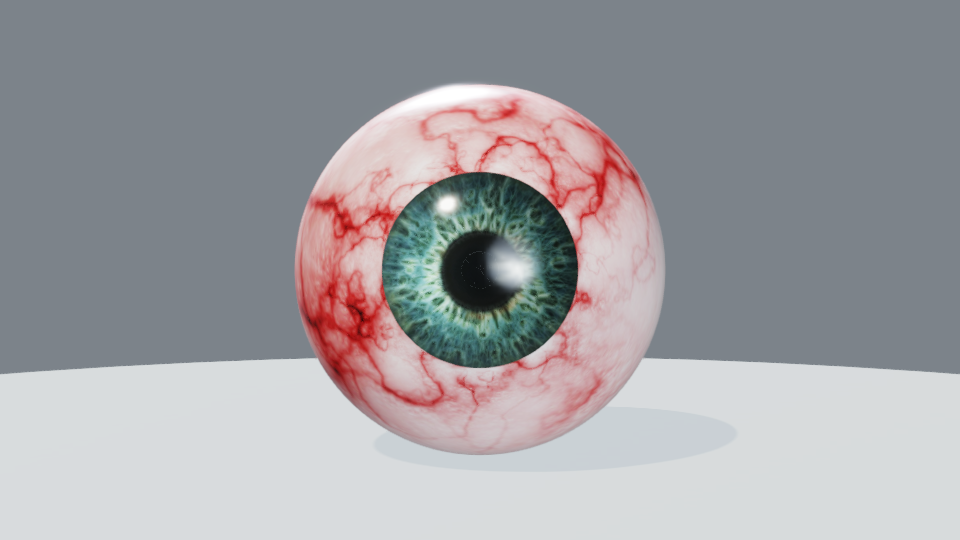
#> input picture pr-3207/r3/before-eye-front.png, 960 x 540 px
$ python detail.py
#> lines starting #> are read from the running program, lines starting #| are printed output that depends on the picture
import sys
from PIL import Image
import numpy as np
from scipy import ndimage
# Iris detail: variance of the Laplacian of the luminance, divided by the mean luminance squared (contrast-normalised), in an annulus of the iris.
# sigma is applied to every image first so the tracer's grain (and the raster's pixel steps) are below the band; the tracer is also averaged over 5x5.
def detail(path, centre, sigma, r0, r1, denoise=False):
#> called with path = '../r3/before-eye-front.png', centre = (472, 274), sigma = 1.5, r0 = 55, r1 = 85, denoise = False
    lum=np.asarray(Image.open(path).convert('RGB')).astype(float)@[0.2126,0.7152,0.0722]
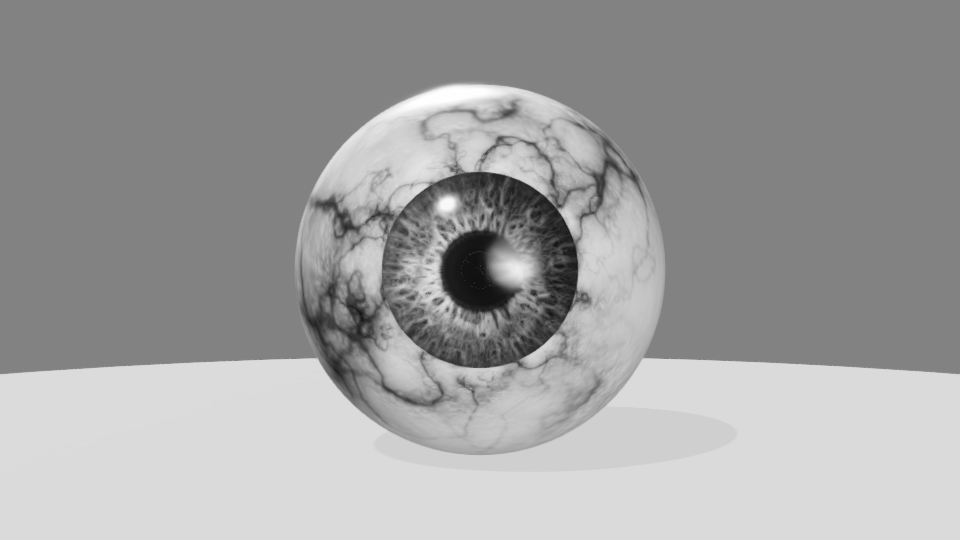
#> lum: shape (540, 960) float64; min 16.01, max 255, mean 159.3
    if denoise: lum=ndimage.uniform_filter(ndimage.median_filter(lum,size=3),3)
    lum=ndimage.gaussian_filter(lum,sigma)
    lap=ndimage.laplace(lum)
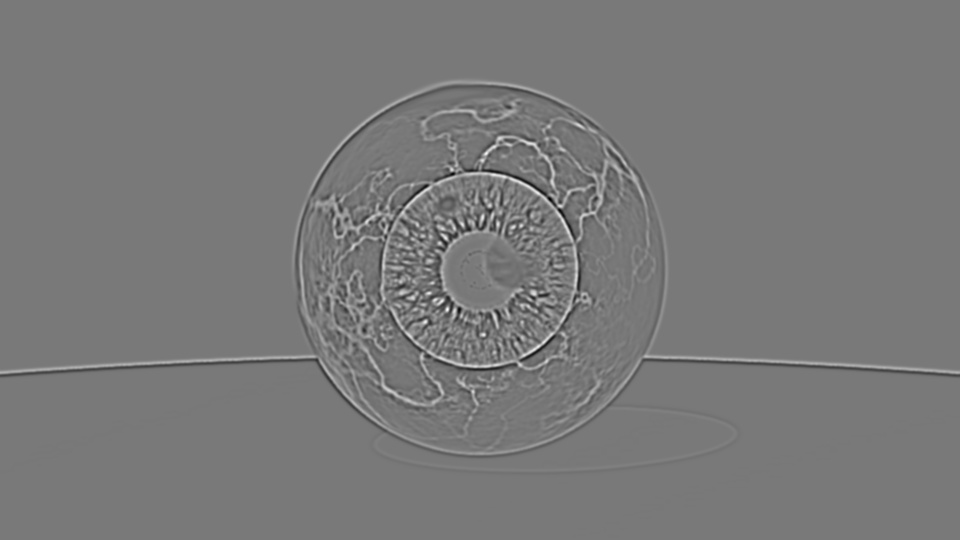
#> lap: shape (540, 960) float64; min -19.58, max 21.65, mean 0; drawn with min black and max white
    h,w=lum.shape; yy,xx=np.mgrid[0:h,0:w]; r=np.hypot(yy-centre[1],xx-centre[0])
#> after `h, w = lum.shape`: h = 540; w = 960
    m=(r>r0)&(r<r1)
    return lap[m].var()/lum[m].mean()**2
R='../r3/'
for sigma in (1.5,2.5):
  print('sigma',sigma)
  for name,p,c,dn in [('before',R+'before-eye-front.png',(472,274),False),('after',  'final-eye-front.png',(471,274),False),('tracer raw',R+'trace-eye-front.png',(472,274),False),('tracer denoised',R+'trace-eye-front.png',(472,274),True)]:
    print(f'  {name:16s} front {detail(p,c,sigma,55,85,dn):.5f}', end='')
    p2={'before':R+'before-eye-tq.png','after':'final-eye-tq.png'}.get(name,R+'trace-eye-tq.png'); c2=(490,270) if name=='before' else (480,272)
    print(f'   tq {detail(p2,c2,sigma,75,100,dn):.5f}')
#> call 2 of detail, with path = '../r3/before-eye-tq.png', centre = (490, 270), sigma = 1.5, r0 = 75, r1 = 100, denoise = False
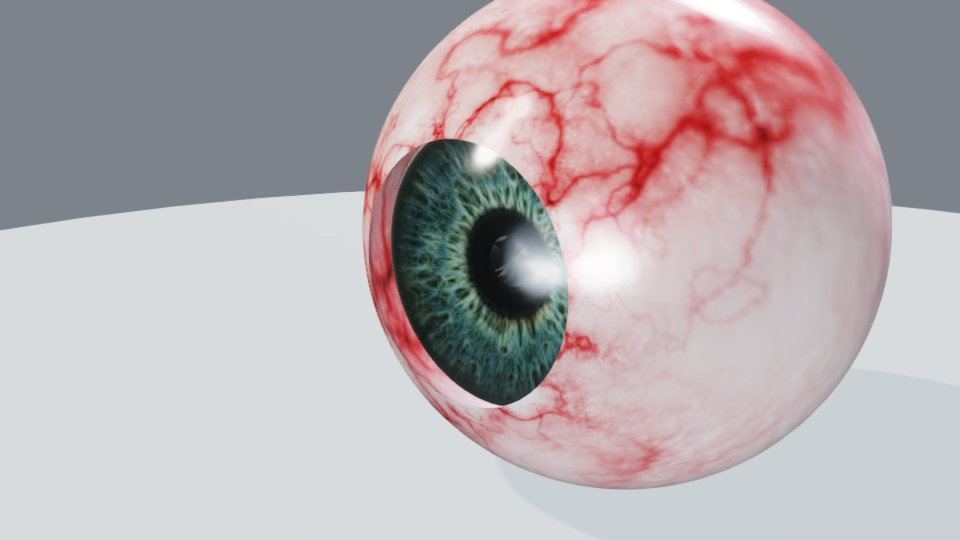
#> input picture pr-3207/r3/before-eye-tq.png, 960 x 540 px
#> in detail (call 2), `lum=np.asarray(Image.open(path).convert('RGB')).astype(float)@[0.2126,..`:
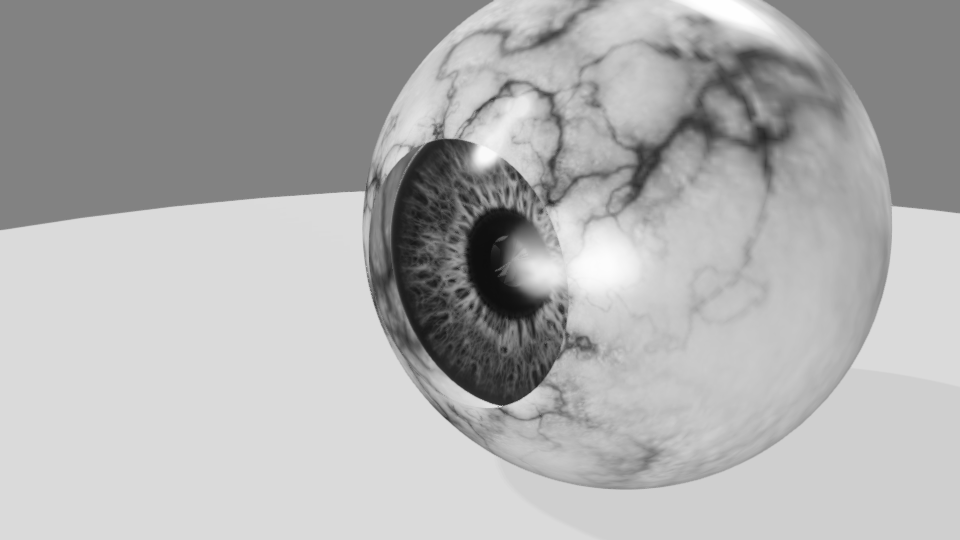
#> lum: shape (540, 960) float64; min 14.65, max 255, mean 175.6
#> in detail (call 2), `lap=ndimage.laplace(lum)`:
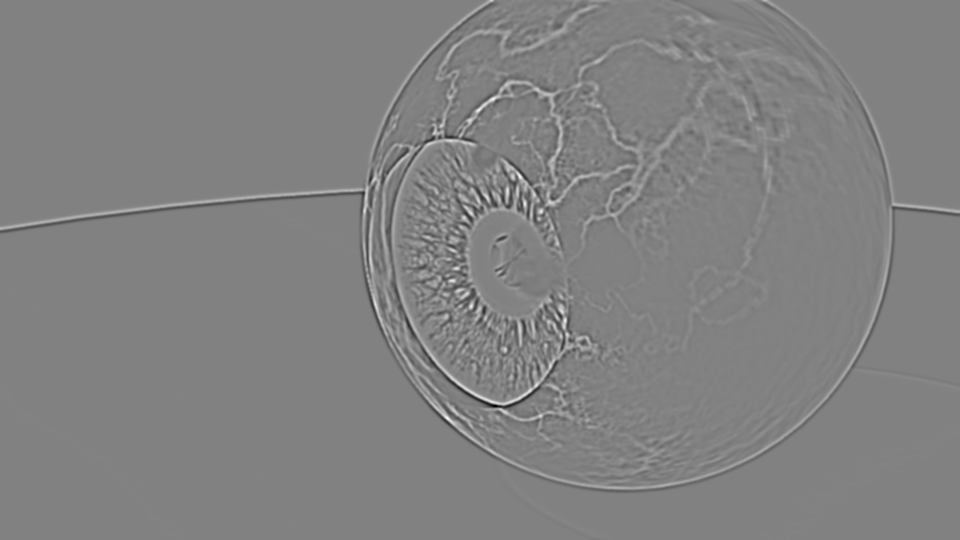
#> lap: shape (540, 960) float64; min -22.49, max 21.64, mean 0; drawn with min black and max white
